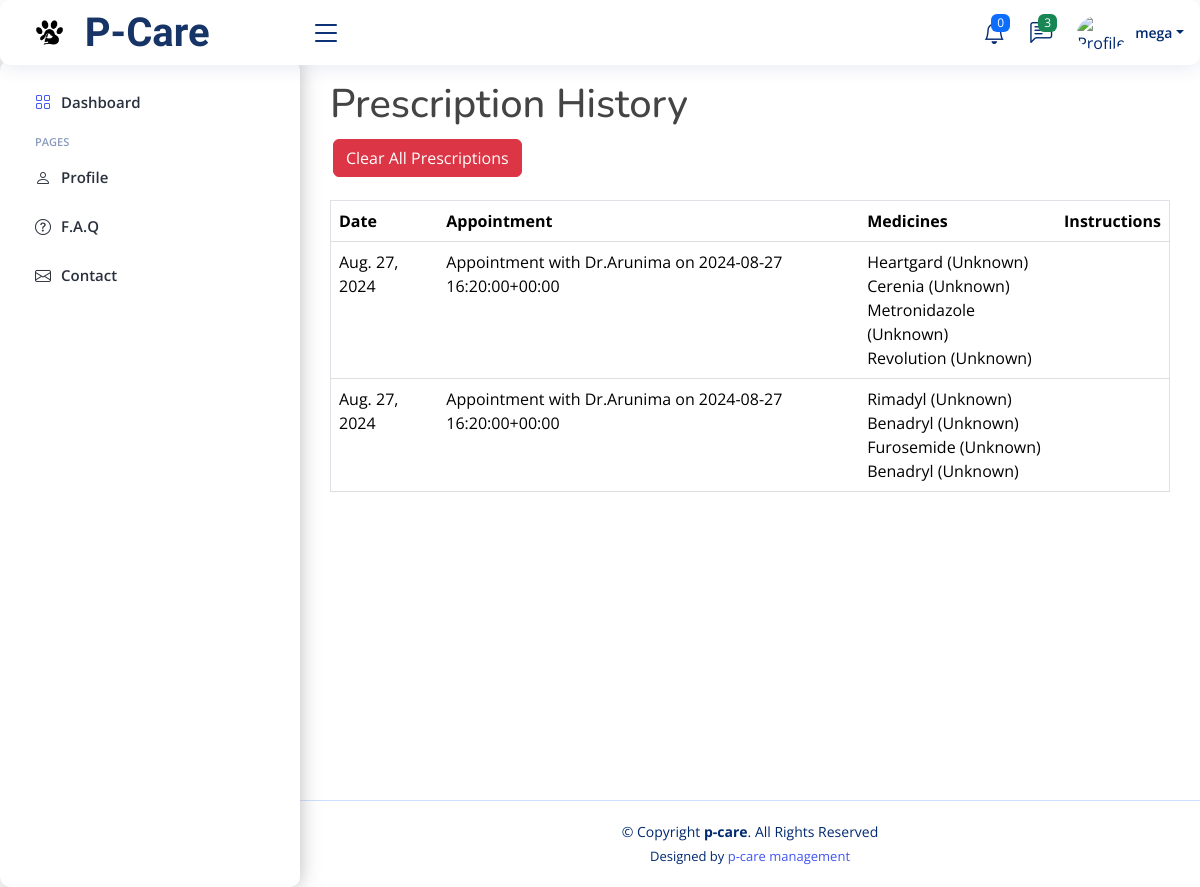
Before: /prescription_history/ (signed in) with the older database file.
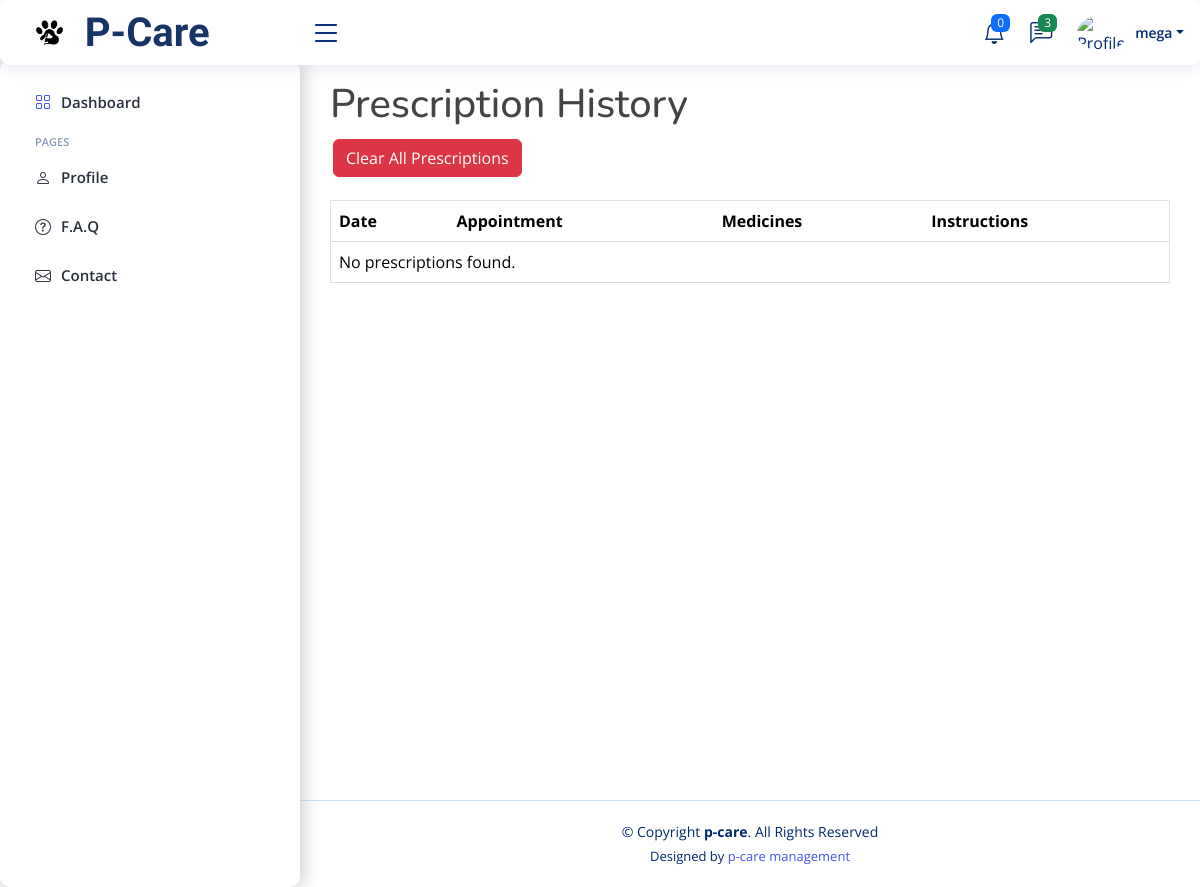
After: the same page with the newer database file.
### doctor/models.py (models this page shows, shortened)
class Prescription(models.Model):
    appointment = models.ForeignKey('user.Appointment', on_delete=models.CASCADE)
    date = models.DateField()
    medicine = models.ForeignKey(Medicine, on_delete=models.CASCADE, null=True, related_name='prescriptions')
    dosage = models.CharField(max_length=255)
    hospital = models.ForeignKey('Hospital', on_delete=models.CASCADE, related_name='prescriptions', default=1)

class Hospital(models.Model):
    user = models.OneToOneField(User, on_delete=models.CASCADE)
    hospital_name = models.CharField(max_length=255, default='general clinic')
    name = models.CharField(max_length=255)
    created_at = models.DateTimeField(auto_now_add=True)
    updated_at = models.DateTimeField(auto_now=True)
    address = models.TextField()
    def __str__(self):
        return self.name

class Medicine(models.Model):
    name = models.CharField(max_length=255)
    dosage = models.CharField(max_length=255, default='Unknown')
    description = models.TextField(blank=True, null=True)
    prescription = models.ForeignKey('Prescription', on_delete=models.CASCADE, related_name='medicines', null=True)

### user/models.py (models this page shows)
class Appointment(models.Model):
    user = models.ForeignKey(User, on_delete=models.CASCADE)
    pet_profile = models.ForeignKey('user.PetProfile', on_delete=models.CASCADE, default=1)  # Set default here
    name = models.CharField(max_length=100)
    email = models.EmailField()
    phone = models.CharField(max_length=15)
    treatment_type = models.CharField(max_length=20, choices=TREATMENT_CHOICES)
    hospital = models.ForeignKey('doctor.Hospital', on_delete=models.CASCADE)
    notes = models.TextField(blank=True, null=True)
    scheduled_date = models.DateTimeField(default=timezone.now)
    sent_date = models.DateField(default=timezone.now)
    accepted = models.BooleanField(default=False)
    accepted_date = models.DateField(auto_now_add=False, null=True, blank=True)
    def __str__(self):
       return f'Appointment with {self.hospital} on {self.scheduled_date}'
    class Meta:
        ordering = ["-sent_date"]

### user/views.py (the view)
# urls.py: path('prescription_history/', prescription_history, name='prescription_history'),
@login_required
def prescription_history(request):
    prescriptions = Prescription.objects.filter(appointment__user=request.user).order_by('-date')
    return render(request, 'prescription_history.html', {'prescriptions': prescriptions})

### user/templates/prescription_history.html (shortened to what this page needs)
{% extends "base.html" %}
{% load static %}
{% block maincss %}
<link href="{% static 'css/treatment.css' %}" rel="stylesheet">
<link href="{% static '/css/animation.css' %}" rel="stylesheet">
{% endblock %}
{% block content %}
<h1>Prescription History</h1>
<form action="{% url 'clear_prescriptions' %}" method="post" style="margin-bottom: 20px;">
    <button type="submit" class="btn btn-danger slide-down">Clear All Prescriptions</button>
</form>
<table class="table">
    <thead>
        <tr>
            <th>Date</th>
            <th>Appointment</th>
            <th>Medicines</th>
            <th>Instructions</th>
        </tr>
    </thead>
    <tbody>
        {% for prescription in prescriptions %}
        <tr>
            <td>{{ prescription.date }}</td>
            <td>{{ prescription.appointment }}</td>
            <td>
                {% for medicine in prescription.medicines.all %}
                    {{ medicine.name }} ({{ medicine.dosage }})<br>
                {% endfor %}
            </td>
            <td>{{ prescription.instructions }}</td>
        </tr>
        {% empty %}
        <tr>
            <td colspan="4">No prescriptions found.</td>
        </tr>
        {% endfor %}
    </tbody>
</table>
{% endblock %}

Changed rows visible on the page:
removed Prescription: date "Aug. 27, 2024", appointment "Appointment with Dr.Arunima on 2024-08-27 16:20:00+00:00"
removed Medicine: name "Heartgard", dosage "Unknown", shown under "Aug. 27, 2024"
removed Medicine: name "Cerenia", dosage "Unknown", shown under "Aug. 27, 2024"
removed Medicine: name "Metronidazole", dosage "Unknown", shown under "Aug. 27, 2024"
removed Medicine: name "Revolution", dosage "Unknown", shown under "Aug. 27, 2024"
removed Prescription: date "Aug. 27, 2024", appointment "Appointment with Dr.Arunima on 2024-08-27 16:20:00+00:00"
removed Medicine: name "Rimadyl", dosage "Unknown", shown under "Aug. 27, 2024"
removed Medicine: name "Benadryl", dosage "Unknown", shown under "Aug. 27, 2024"
removed Medicine: name "Furosemide", dosage "Unknown", shown under "Aug. 27, 2024"
removed Medicine: name "Benadryl", dosage "Unknown", shown under "Aug. 27, 2024"
Other visible differences:
text now shown: "No prescriptions found."
